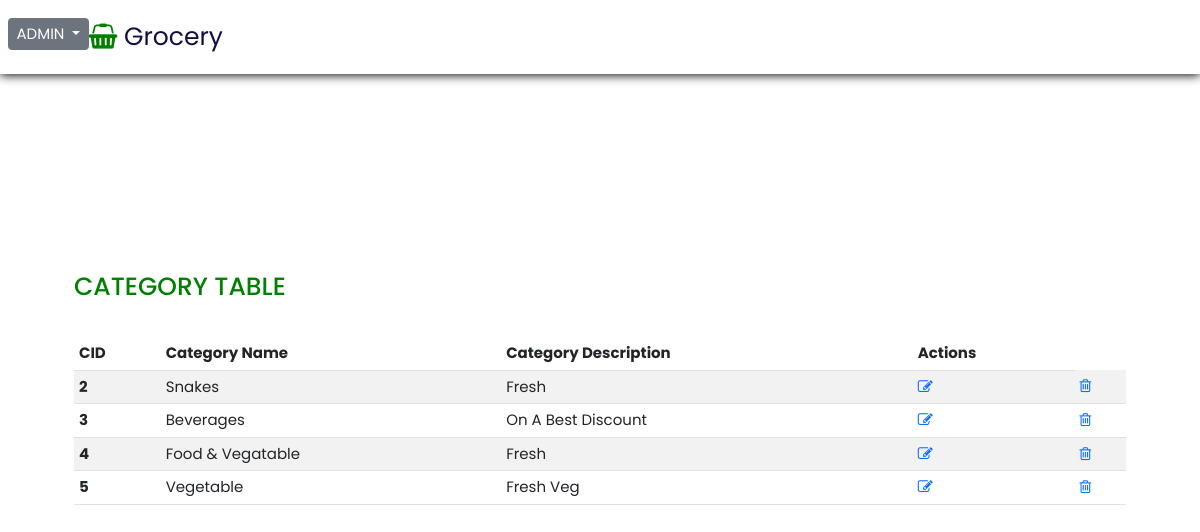
Screenshot of /admin/category.php with the database file from the repository.
### tables this page shows
CREATE TABLE `category` (
  `CID` int(10) NOT NULL,
  `categoryname` varchar(25) NOT NULL,
  `categorydescription` varchar(200) NOT NULL,
  `storeID` int(11) NOT NULL
);

### admin/category.php (the view, shortened to what this page needs)
<?php
include 'header.php'; ?>
  <body>
    <header >
      <div class="adminlogo">
        <?php
        include 'dropdown.php' ?>
        <a href="#" class="logo"><i class="fa fa-shopping-basket" aria-hidden="true"></i> Grocery</a>
      </div>
    </header>
    <section class="section">
      <div class="users">
         <h1>CATEGORY TABLE</h1>
      </div>
            <div class="usercontainer">
              <table class="table table-striped table-hover">
                <thead>
                <tr>
                  <th scope="col">CID</th>
                  <th scope="col">Category Name</th>
                  <th scope="col">Category Description</th>
                  <th scope="col">Actions</th>
                </tr>
               </thead>
               <tbody>
                 <?php
                   include 'config.php';
                   $sql="SELECT * FROM category";
                   $result=mysqli_query($conn,$sql) or die("query failed");
                   if(mysqli_num_rows($result)>0)
                   {
                     while ($row=mysqli_fetch_assoc($result)) {
                   ?>
                <tr>
                  <th scope="row"><?php  echo $row['CID'] ?></th>
                  <td><?php  echo $row['categoryname'] ?></td>
                  <td><?php  echo $row['categorydescription'] ?></td>
                  <td class='edit'><a href='updateCategory.php?id=<?php echo $row['CID'] ?>'><i class='fa fa-edit'></i></a></td>
                  <td class='delete'><a href='deletcategory.php?id=<?php echo $row['CID'] ?>'><i class='fa fa-trash-o'></i></a></td>
                </tr>
                <?php
                  }
                }else{
                  echo "no post available";
                }
                ?>
      </tbody>
   </table>
  </div>
 </section>
  </body>
</html>

### admin/style.css (style rules this page uses)
:root { --green:green; --black:#130f40; --light-color:#666; --box-shadow:0 .1rem 1rem rgba(0,0,0.1); --border: 2rem solid rgba(0,0,0.1); --outline: .1rem solid rgba(0,0,0.1); }
* { font-family: 'Poppins', sans-serif; margin: 0; padding: 0; box-sizing: border-box; outline: none; text-decoration: none; border: none; text-transform: capitalize; transition: all .2s linear; }
html { font-size: 62.5%; overflow-x: hidden; scroll-behavior: smooth; scroll-padding-top:7rem; }
body { background: #eee; }
header { position:fixed; top:0; left: 0; right: 0; display: flex; justify-content: space-between; align-items: center; font-size: 1.5rem; background-color: #fff; padding: 1.8rem 9%; box-shadow: var(--box-shadow); z-index: 1000; }
header .logo { font-size: 2.5rem; color:var(--black); text-decoration: none; }
header .logo i { color: var(--green); }
section { padding: 2rem 6%; }
.section { background-color: #fff; width: 100vw; height: 100vh; border: 3px solid; }
.adminlogo { width: 100%; display: flex; margin-left:-10rem; padding-right: 2rem; }
.adminlogo .logo { font-size: 2.5rem; color:var(--black); text-decoration: none; }
.adminlogo .logo i { color: var(--green); }
.users { margin-top: 25rem; color: var(--green); display: flex; justify-content: space-between; padding-bottom: 3rem; }
.usercontainer .table { width: 100%; font-size: 1.5rem; }

### admin/header.php (style rules this page uses)
.usercontainer { overflow-y: auto; }
.section { border: 2px solid white; }

### rows the page displays
category: CID "2", categoryname "Snakes", categorydescription "Fresh"
category: CID "3", categoryname "Beverages", categorydescription "On A Best Discount"
category: CID "4", categoryname "Food & Vegatable", categorydescription "Fresh"
category: CID "5", categoryname "Vegetable", categorydescription "Fresh Veg"
